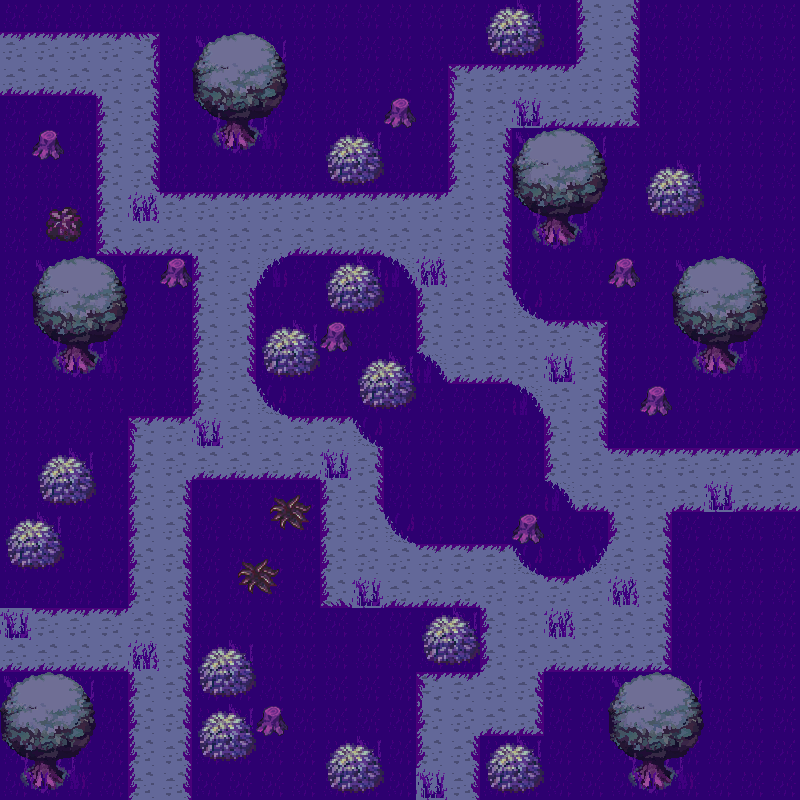

A 2D game scene composited from a Tiled map and its tileset images. What follows is a short description and the map's XML, with each tile layer's data collapsed to a summary:
An orthogonal 25x25 tile map with 32x32 px tiles, 2 tile layers (Слой тайлов 1, Слой тайлов 2) and 60 objects.

<map version="1.10" tiledversion="1.10.2" orientation="orthogonal" renderorder="right-down" width="25" height="25" tilewidth="32" tileheight="32" infinite="0" nextlayerid="4" nextobjectid="66">
 <tileset firstgid="1" source="Тёмная версия фона.tsx" />
 <layer id="1" name="Слой тайлов 1" width="25" height="25">
  <data>[625 cells, 625 non-empty, 41 distinct tile ids]</data>
 </layer>
 <layer id="3" name="Слой тайлов 2" width="25" height="25">
  <properties>
   <property name="collidable" type="bool" value="true" />
  </properties>
  <data>[625 cells, 12 non-empty, 12 distinct tile ids]</data>
 </layer>
 <objectgroup id="2" name="Слой объектов 1" visible="0">
  <properties>
   <property name="collidable" type="bool" value="true" />
  </properties>
  <object id="3" x="191.333" y="32" width="96" height="130" visible="0" />
  <object id="6" x="32" y="254.667" width="96" height="125.333" visible="0" />
  <object id="7" x="162.667" y="250.667" width="29.3333" height="37.3333" visible="0" />
  <object id="8" x="42.6667" y="200" width="44" height="45.3333" visible="0" />
  <object id="9" x="26.6667" y="122.667" width="40" height="38.6667" visible="0" />
  <object id="10" x="380" y="90.6667" width="37.3333" height="40" visible="0" />
  <object id="11" x="322.667" y="129.333" width="57.3333" height="56" visible="0" />
  <object id="12" x="473.333" y="2.66667" width="68" height="60" visible="0" />
  <object id="13" x="509.333" y="124" width="100" height="128" visible="0" />
  <object id="14" x="642.667" y="161.333" width="60" height="58.6667" visible="0" />
  <object id="15" x="604" y="250.667" width="40" height="40" visible="0" />
  <object id="16" x="670.667" y="250.667" width="94.6667" height="132" visible="0" />
  <object id="17" x="636" y="382.667" width="37.3333" height="38.6667" visible="0" />
  <object id="18" x="320" y="257.333" width="58.6667" height="58.6667" visible="0" />
  <object id="19" x="257.333" y="318.667" width="58.6667" height="62.6667" visible="0" />
  <object id="20" x="321.333" y="316" width="29.3333" height="36" visible="0" />
  <object id="21" x="353.333" y="352" width="56" height="58.6667" visible="0" />
  <object id="23" x="481.333" y="450.667" width="58.6667" height="57.3333" visible="0" />
  <object id="24" x="417.333" y="609.333" width="64" height="61.3333" visible="0" />
  <object id="25" x="606.667" y="669.333" width="97.3333" height="122.667" visible="0" />
  <object id="26" x="485.333" y="737.333" width="52" height="54.6667" visible="0" />
  <object id="27" x="322.667" y="738.667" width="61.3333" height="53.3333" visible="0" />
  <object id="28" x="190.667" y="634.667" width="64" height="68" visible="0" />
  <object id="29" x="194.667" y="706.667" width="61.3333" height="58.6667" visible="0" />
  <object id="30" x="258.667" y="701.333" width="32" height="40" visible="0" />
  <object id="31" x="0" y="665.333" width="94.6667" height="124" visible="0" />
  <object id="32" x="261.333" y="486.667" width="54.6667" height="52" visible="0" />
  <object id="33" x="232" y="552" width="50.6667" height="44" visible="0" />
  <object id="34" x="0" y="513.333" width="61.3333" height="61.3333" visible="0" />
  <object id="35" x="32" y="448" width="65.3333" height="60" visible="0" />
  <object id="36" x="194.667" y="34.6667" width="86.6667" height="121.333" />
  <object id="37" x="325.333" y="130.667" width="52" height="60" />
  <object id="38" x="377.333" y="92" width="36" height="36" />
  <object id="39" x="478.667" y="8" width="62.6667" height="53.3333" />
  <object id="40" x="510.667" y="124" width="93.3333" height="128" />
  <object id="41" x="638.667" y="157.333" width="64" height="64" />
  <object id="42" x="604" y="248" width="33.3333" height="45.3333" />
  <object id="43" x="672" y="254.667" width="94.6667" height="124" />
  <object id="44" x="632" y="381.333" width="38.6667" height="33.3333" />
  <object id="45" x="605.333" y="672" width="100" height="125.333" />
  <object id="46" x="485.333" y="737.333" width="53.3333" height="56" />
  <object id="47" x="318.667" y="737.333" width="61.3333" height="57.3333" />
  <object id="48" x="422.667" y="612" width="58.6667" height="58.6667" />
  <object id="49" x="190.667" y="641.333" width="64" height="52" />
  <object id="50" x="190.667" y="705.333" width="60" height="56" />
  <object id="51" x="254.667" y="701.333" width="33.3333" height="33.3333" />
  <object id="52" x="-1.33333" y="673.333" width="94.6667" height="116" />
  <object id="53" x="5.33333" y="513.333" width="56" height="62.6667" />
  <object id="54" x="36" y="449.333" width="58.6667" height="62.6667" />
  <object id="55" x="236" y="553.333" width="40" height="44" />
  <object id="56" x="262.667" y="489.333" width="45.3333" height="48" />
  <object id="57" x="320" y="316" width="34.6667" height="40" />
  <object id="58" x="326.667" y="257.333" width="52" height="60" />
  <object id="59" x="257.333" y="326.667" width="53.3333" height="49.3333" />
  <object id="60" x="358.667" y="353.333" width="49.3333" height="56" />
  <object id="61" x="506.667" y="512" width="36" height="33.3333" />
  <object id="62" x="32" y="256" width="97.3333" height="118.667" />
  <object id="63" x="44" y="206.667" width="40" height="37.3333" />
  <object id="64" x="32" y="125.333" width="33.3333" height="38.6667">
   <properties>
    <property name="collidable" type="bool" value="true" />
   </properties>
  </object>
  <object id="65" x="157.333" y="250.667" width="36" height="38.6667">
   <properties>
    <property name="collidable" type="bool" value="true" />
   </properties>
  </object>
 </objectgroup>
</map>